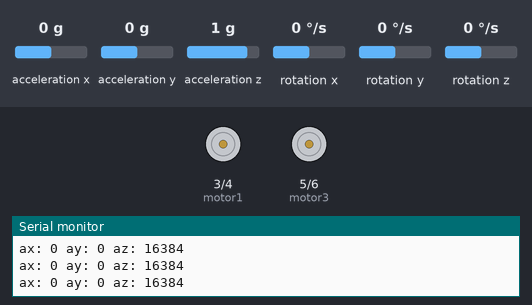
The sketch below on a simulated Arduino Uno, built with avr-gcc and run on an emulated ATmega328P. Shown: motor-driver pin pairs drawn as motors (green arrow = first pin HIGH = forward, orange = second pin HIGH = backward, longer = more drive), the last lines printed to the serial monitor. The test bench sets the inputs (shaded band); at power-on: acceleration x 0 g, acceleration y 0 g, acceleration z 1 g, rotation x 0 °/s, rotation y 0 °/s, rotation z 0 °/s.

Above: at 1.2 s.
1.3 s: acceleration x set to -0.2 g
2.8 s: acceleration x set to -0.5 g
At 3.3 s:
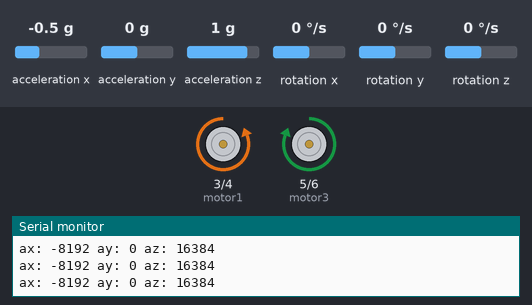
4.3 s: acceleration y set to -0.2 g
7.3 s: acceleration y set to -0.5 g
At 8.5 s:
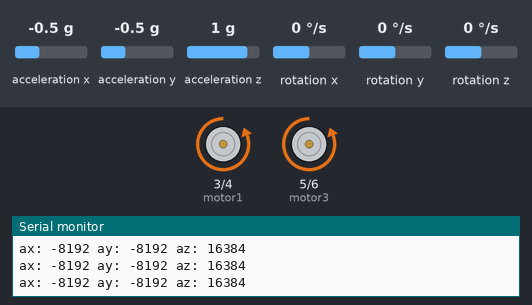
8.8 s: acceleration y set to 0.8 g
At 9.9 s:
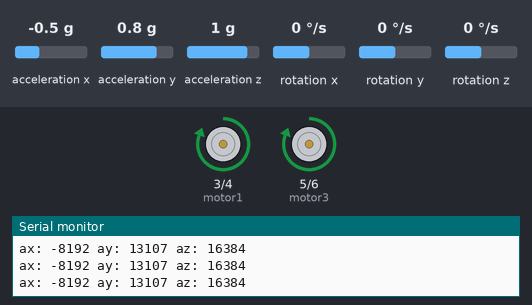
10.3 s: acceleration y set to 0.5 g
11.8 s: acceleration y set to 0.2 g
At 12.7 s:
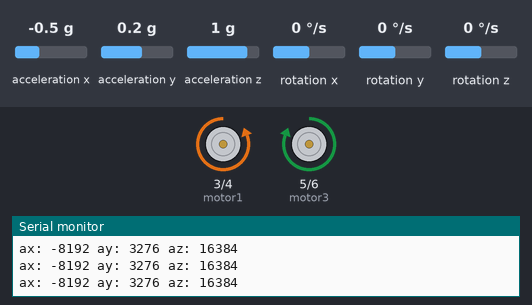
Timing chart, 0 to 14.3 s (numbered marks = the images above; inputs shaded):
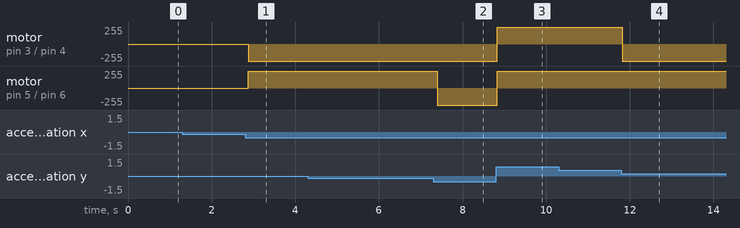

The sketch:

arm_module_using_bluetooth_module.ino
```cpp
#include <Wire.h>
#include <MPU6050.h>

 int motor1 = 3;
 int motor2 = 4;
 int motor3 = 5;
 int motor4 = 6;

// Initialize the MPU6050
MPU6050 mpu;

// Threshold for movement detection (you can adjust these values)
int forward = 5000;
int backward = -5000;
int left = -5000;
int right = 5000;

void setup() {
  Serial.begin(9600);
  pinMode(motor1, OUTPUT);
  pinMode(motor2, OUTPUT);
  pinMode(motor3, OUTPUT);
  pinMode(motor4, OUTPUT);

  Wire.begin();
  mpu.initialize();

  if (mpu.testConnection()) {
    Serial.println("MPU6050 is connected ");
  }
}

void loop() {

  int ax, ay, az;
 // int gx, gy, gz;
  // Read accelerometer values
  mpu.getAcceleration(&ax, &ay, &az);
  //mpu.getRotation(&gx, &gy, &gz);

  // Print the accelerometer values for debugging
  Serial.print("ax: "); Serial.print(ax);
  Serial.print(" ay: "); Serial.print(ay);
  Serial.print(" az: "); Serial.println(az);

  if (ay > 5000) {
    moveForward();
  }
  else if (ay < -5000) {
    moveBackward();
  }
  else if (ax < -5000) {
    turnLeft();
  }
  else if (ax > 5000) {
    turnRight();
  }
  else {
    stopMotors();
  }
  delay(100);
}

void moveForward() {
  digitalWrite(motor1, HIGH);
  digitalWrite(motor2, LOW);
  digitalWrite(motor3, HIGH);
  digitalWrite(motor4, LOW);
}
void moveBackward() {
  digitalWrite(motor1, LOW);
  digitalWrite(motor2, HIGH);
  digitalWrite(motor3, LOW);
  digitalWrite(motor4, HIGH);
}
void turnLeft() {
  digitalWrite(motor1, LOW);
  digitalWrite(motor2, HIGH);
  digitalWrite(motor3, HIGH);
  digitalWrite(motor4, LOW);
}
void turnRight() {
  digitalWrite(motor1, HIGH);
  digitalWrite(motor2, LOW);
  digitalWrite(motor3, LOW);
  digitalWrite(motor4, HIGH);
}
void stopMotors() {
  digitalWrite(motor1, LOW);
  digitalWrite(motor2, LOW);
  digitalWrite(motor3, LOW);
  digitalWrite(motor4, LOW);
}
```

Measured:
- the behaviour switches between -0.3 and -0.4 g on acceleration x (found by bisection; images 0 and 1)
- the behaviour switches between -0.3 and -0.4 g on acceleration y (found by bisection; images 1 and 2)
- the behaviour switches between 0.4 and 0.3 g on acceleration y (found by bisection; images 3 and 4)
- after the input at 2.8 s, motor on pin 3 (motor1) / pin 4 (motor2): stopped → backward 255/255 after 0.07 s; motor on pin 5 (motor3) / pin 6 (motor4): stopped → forward 255/255 after 0.07 s
- after the input at 7.3 s, motor on pin 5 (motor3) / pin 6 (motor4): forward 255/255 → backward 255/255 after 0.09 s
- after the input at 8.8 s, motor on pin 3 (motor1) / pin 4 (motor2), motor on pin 5 (motor3) / pin 6 (motor4): backward 255/255 → forward 255/255 at once
- after the input at 11.8 s, motor on pin 3 (motor1) / pin 4 (motor2): forward 255/255 → backward 255/255 at once
